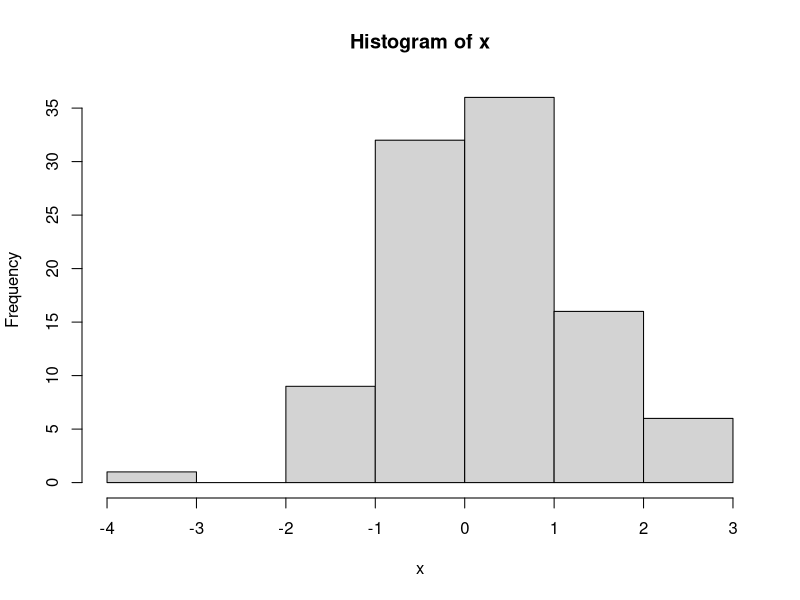
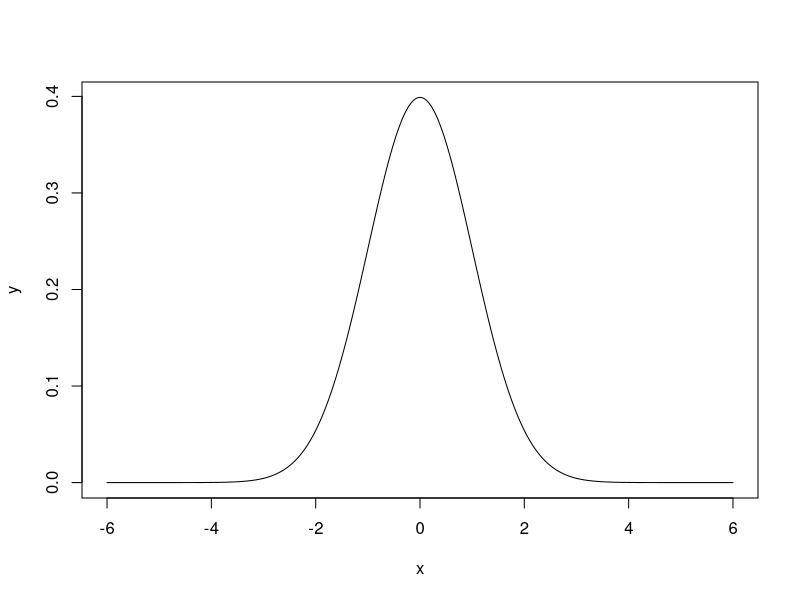

These figures' R source, in order:


# Distribuição Normal

# Def dir
setwd("C:/Users/paloma/Desktop/DSA/BigDataRAzure/09-AnaliseEstatistica")
getwd()


# A Distribuição Normal, ou Gaussiana, é a mais importante distribuição contínua. 
# Isso por conta de vários fatores, entre eles, o teorema central do limite, o qual é um resultado essencial 
# em aplicações práticas e teóricas, pois garante que, mesmo que os dados não sejam distribuídos segundo uma normal, 
# a média dos dados converge para uma distribuição normal conforme o número de dados aumenta.


# O R inclui funcionalidades para operações com distribuições de probabilidades. 
# Para cada distribuição há 4 operações básicas indicadas pelas letras:


# d: calcula a densidade de probabilidade f(x) no ponto
# p: calcula a função de probabilidade acumulada F(x) no ponto
# q: calcula o quantil correspondente a uma dada probabilidade
# r: retira uma amostra da distribuição


# Para utlizar as funções combina-se uma das letras acima com uma abreviatura do nome da distribuição. 
# Por exemplo, para calcular probabilidades usamos: pnorm para normal, pexp para exponencial, 
# pbinom para binomial, ppois para Poisson e assim por diante.


# x <- rnorm(n, mean, sd)
# Onde n é o tamanho da amostra e mean e sd são parâmetros opcionais relacionados à média e desvio padrão, 
# respectivamente.


# Distribuição Normal
?rnorm
x <- rnorm(100)
hist(x)

# Densidade
# # Observe que o gráfico gerado assemelha-se a uma Gaussiana e não apresenta assimentria. 
# Quando o gráfico da distribuição possui tal forma, há grandes chances de se tratar de uma distribuição normal.
x <- seq(-6, 6, by=0.01) 
y <- dnorm(x)
plot(x, y, type="l")




# FIM 



